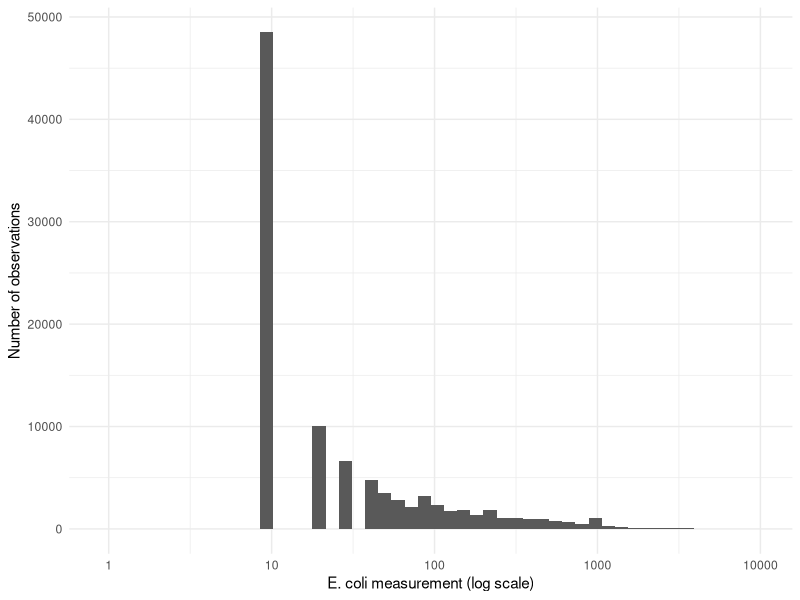
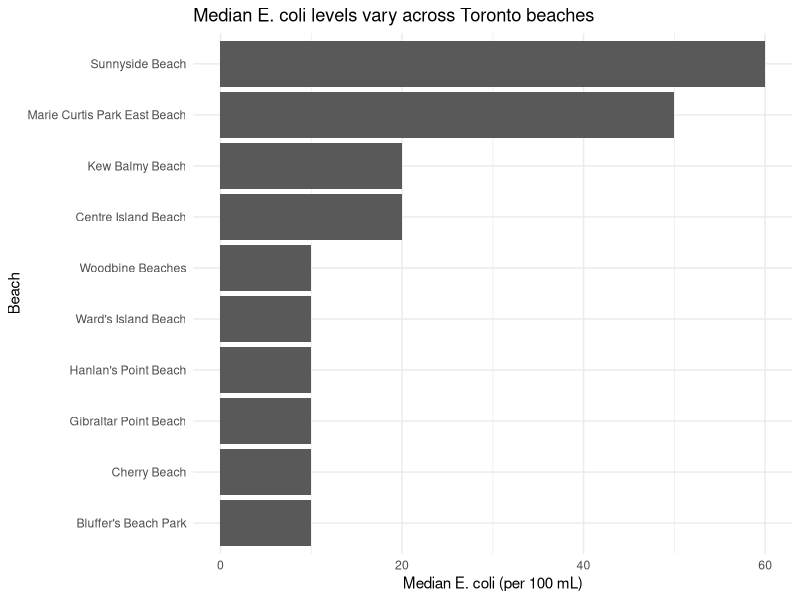
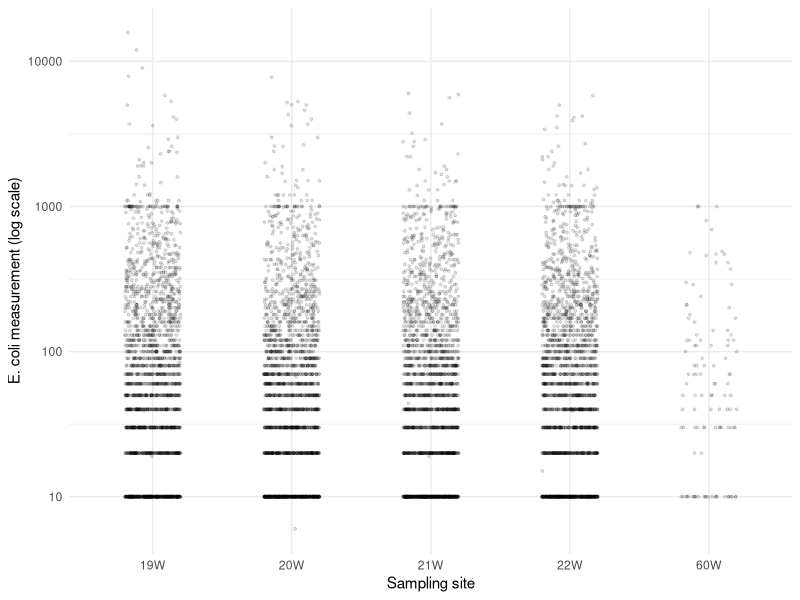
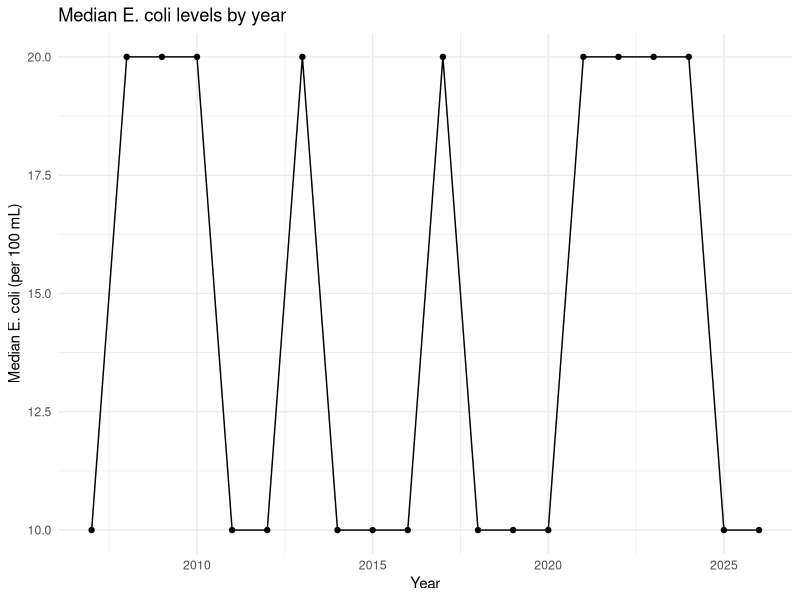
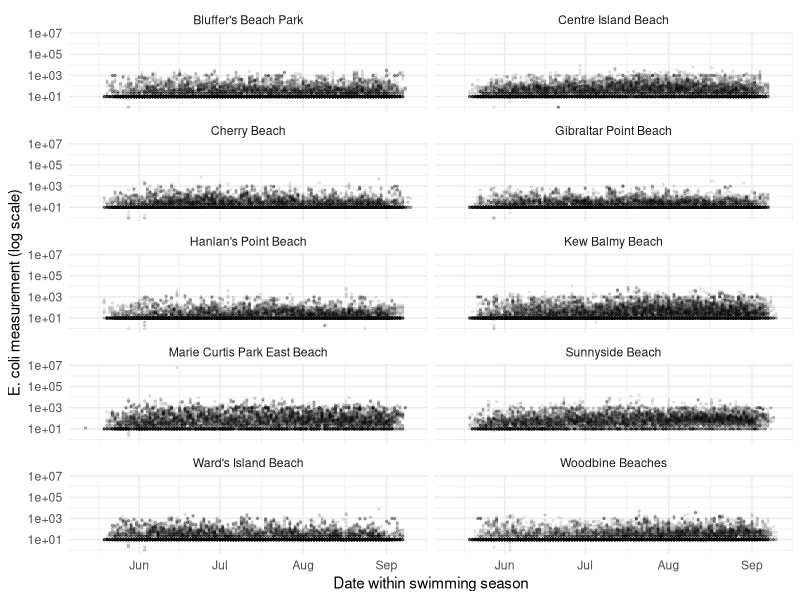
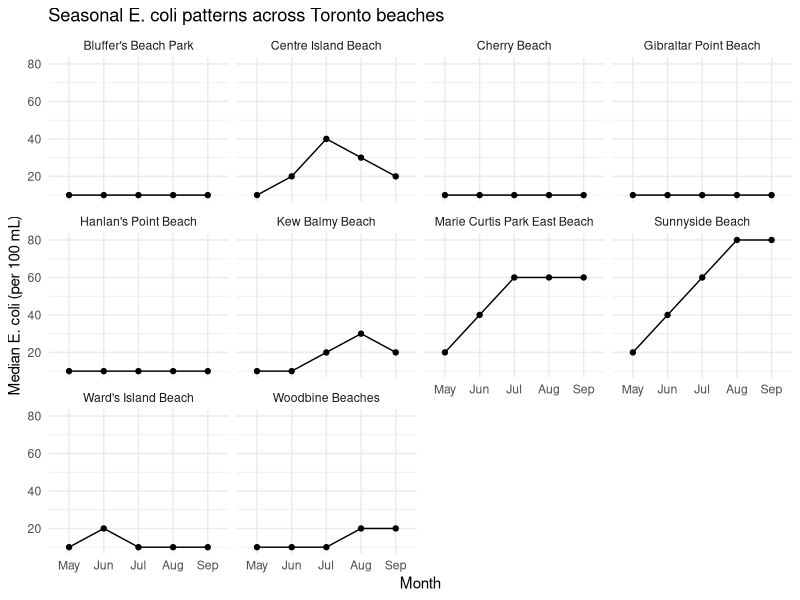
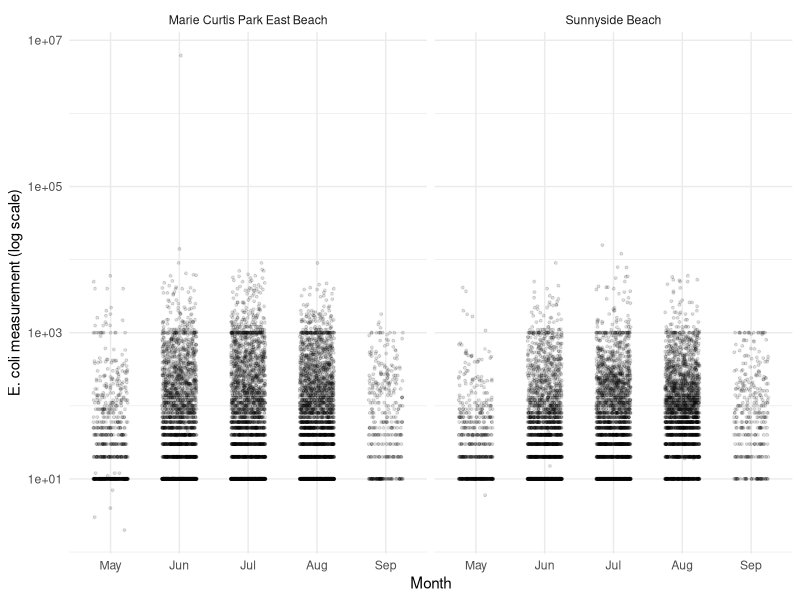

These figures' R source, in order:
#### Preamble ####
# Purpose: Explores the cleaned Toronto Beaches Water Quality data.
# Author: Siyi Zhu
# Date: 26 September 2026
# Contact: siyi.zhu@utoronto.ca
# License: MIT
# Pre-requisites:
# - The `tidyverse` package must be installed
# - 03-clean_data.R must have been run
# Make sure you are in the `STA2453-assignment-1` rproj


#### Workspace setup ####
library(tidyverse)

#### Read data ####
analysis_data <- read_csv("data/02-analysis_data/analysis_data.csv")

### Explore data ####
# Check the structure of the dataset
glimpse(analysis_data)

# Check the collection period
range(analysis_data$collectionDate)

# Check the beaches in the dataset
analysis_data |>
  count(beachName, sort = TRUE)

# Summary of E. coli measurements
summary(analysis_data$eColi)

# Check missing E. coli measurements
analysis_data |>
  summarise(
    missing_eColi = sum(is.na(eColi)),
    percent_missing = mean(is.na(eColi)) * 100
  )


#### E. coli by beach ####
# Compare E. coli measurements across beaches
beach_summary <-
  analysis_data |>
  group_by(beachName) |>
  summarise(
    observations = n(),
    mean_eColi = mean(eColi, na.rm = TRUE),
    median_eColi = median(eColi, na.rm = TRUE),
    max_eColi = max(eColi, na.rm = TRUE)
  ) |>
  arrange(desc(median_eColi))

beach_summary


#### E. coli over time ####
# Add year for exploring changes over time
yearly_data <-
  analysis_data |>
  mutate(year = lubridate::year(collectionDate)) |>
  group_by(year) |>
  summarise(
    observations = n(),
    mean_eColi = mean(eColi, na.rm = TRUE),
    median_eColi = median(eColi, na.rm = TRUE)
  )

yearly_data


#### Visualize the data ####
# Overall distributions
analysis_data |>
  filter(
    !is.na(eColi),
    eColi <= 10000
  ) |>
  ggplot(aes(x = eColi)) +
  geom_histogram(
    bins = 50
  ) +
  scale_x_log10() +
  labs(
    x = "E. coli measurement (log scale)",
    y = "Number of observations"
  ) +
  theme_minimal()

# Median E. coli levels vary across beaches
beach_summary |>
  ggplot(aes(
    x = reorder(beachName, median_eColi),
    y = median_eColi
  )) +
  geom_col() +
  coord_flip() +
  labs(
    x = "Beach",
    y = "Median E. coli (per 100 mL)",
    title = "Median E. coli levels vary across Toronto beaches"
  ) +
  theme_minimal()

# E. coli measurements by sites
analysis_data |>
  filter(
    beachName == "Sunnyside Beach",
    !is.na(eColi)
  ) |>
  ggplot(
    aes(
      x = siteName,
      y = eColi
    )
  ) +
  geom_jitter(
    width = 0.2,
    alpha = 0.12,
    size = 0.7
  ) +
  scale_y_log10() +
  labs(
    x = "Sampling site",
    y = "E. coli measurement (log scale)"
  ) +
  theme_minimal()

# E. coli measurements over time
# By year
yearly_data |>
  ggplot(aes(x = year, y = median_eColi)) +
  geom_line() +
  geom_point() +
  labs(
    x = "Year",
    y = "Median E. coli (per 100 mL)",
    title = "Median E. coli levels by year"
  ) +
  theme_minimal()

# Date within swimming season
analysis_data |>
  filter(!is.na(eColi)) |>
  mutate(
    day_of_year = lubridate::yday(collectionDate)
  ) |>
  ggplot(
    aes(
      x = day_of_year,
      y = eColi
    )
  ) +
  geom_point(
    alpha = 0.08,
    size = 0.5
  ) +
  scale_y_log10() +
  facet_wrap(~ beachName, ncol = 2) +
  scale_x_continuous(
    breaks = c(152, 182, 213, 244),
    labels = c("Jun", "Jul", "Aug", "Sep")
  ) +
  labs(
    x = "Date within swimming season",
    y = "E. coli measurement (log scale)"
  ) +
  theme_minimal()

# By month
beach_month_data <-
  analysis_data |>
  filter(!is.na(eColi)) |>
  mutate(month = lubridate::month(collectionDate, label = TRUE)) |>
  group_by(beachName, month) |>
  summarise(
    median_eColi = median(eColi),
    .groups = "drop"
  )

beach_month_data |>
  ggplot(aes(
    x = month,
    y = median_eColi,
    group = beachName
  )) +
  geom_line() +
  geom_point() +
  facet_wrap(~ beachName) +
  labs(
    x = "Month",
    y = "Median E. coli (per 100 mL)",
    title = "Seasonal E. coli patterns across Toronto beaches"
  ) +
  theme_minimal()

analysis_data |>
  filter(
    !is.na(eColi),
    beachName %in% c(
      "Sunnyside Beach",
      "Marie Curtis Park East Beach"
    )
  ) |>
  mutate(
    month = lubridate::month(
      collectionDate,
      label = TRUE,
      abbr = TRUE
    )
  ) |>
  ggplot(
    aes(
      x = month,
      y = eColi
    )
  ) +
  geom_jitter(
    width = 0.25,
    alpha = 0.12,
    size = 0.7
  ) +
  scale_y_log10() +
  facet_wrap(~ beachName) +
  labs(
    x = "Month",
    y = "E. coli measurement (log scale)"
  ) +
  theme_minimal()
